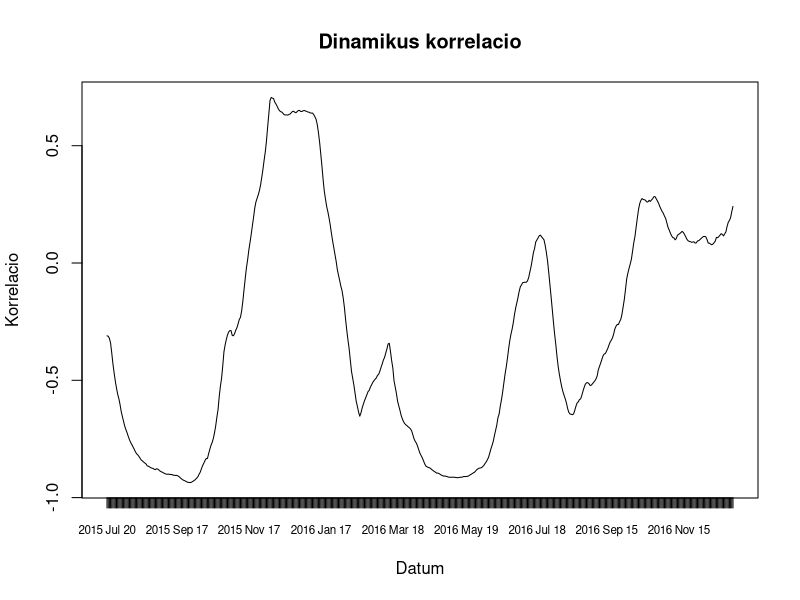

Here is the R script that generated this plot:
library(readxl)
library(tidyverse)
WTI2 <- read_excel("WTI2.xlsx")

#parameterek
X = 1
Y = 2

kezdo_datum = "2015-01-01"
veg_datum = "2016-12-31"
kesleltet <- 100
ablak_meret <- 100

adat_kezdo = "2010-01-01"
adat_vegso = "2016-12-31"

decent <- as.integer(as.Date(kezdo_datum) - as.Date(adat_kezdo))
i = decent + kesleltet + 1 #az elozo adatsort eltolom
output = NULL
# korr_darab <- NROW(WTI2$CL1) - ablak_meret
vegso <- as.integer(as.Date(veg_datum) - as.Date(adat_kezdo)) + 1



check_params <- function() {
  
}

read_datafromxlsx <- function() {
  
}

# Kiszamolja a korrelaciot
compute_correlation <- function() {
  while (i <= vegso - ablak_meret) {
    correlation = cor(WTI2[[1 + X]][i:(ablak_meret + i)], WTI2[[1 + Y]][(i -
                                                                           kesleltet):(ablak_meret + i - kesleltet)])
    output = rbind(output, correlation)
    i = i + 1
  }
  return (output)
}



correls <- compute_correlation()

dates <-
  as.Date(WTI2$Date[(decent + ablak_meret + kesleltet + 1) : vegso])

# Ez az a dataframe, amit kiszeretnenk plottolni. Ez ket oszlopbol all: a datumokbol
# es a korrelaciokbol. Ezeket a cbind() fuggvennyel egyesitettuk.
plot_data <- (cbind(dates, correls))

# Kirajzolja az adatokat, elso oszlopaban a datumok, masodikban a korrelaciok
plot_correl <- function (labelx, labely, labelmain) {
  # Szepen kirajzolja, label-ekkel ellatja a tengelyeket, stb.
  plot(
    V2 ~ dates,
    plot_data,
    xaxt = "n",
    type = "l",
    xlab = labelx,
    ylab = labely,
    main = labelmain
  )
  # Az x-tengelyen a datumokat ilyen formatumra pl: 2011 aug. 20 formazza
  axis(1, dates, format(dates, "20%y %b %d"), cex.axis = .7)
}

plot_correl("Datum", "Korrelacio", "Dinamikus korrelacio")


#plot(V2 ~ V1, alma, xaxt = "n", type = "l", xlab="datum", ylab="korrelacio", main="Dinamikus korrelacio" )
#axis(1, as.Date(WTI2$Date[ablak_meret:(korr_darab+ablak_meret)]), format(as.Date(WTI2$Date[ablak_meret:(korr_darab+ablak_meret)]), "%y %b %d"), cex.axis = .7)